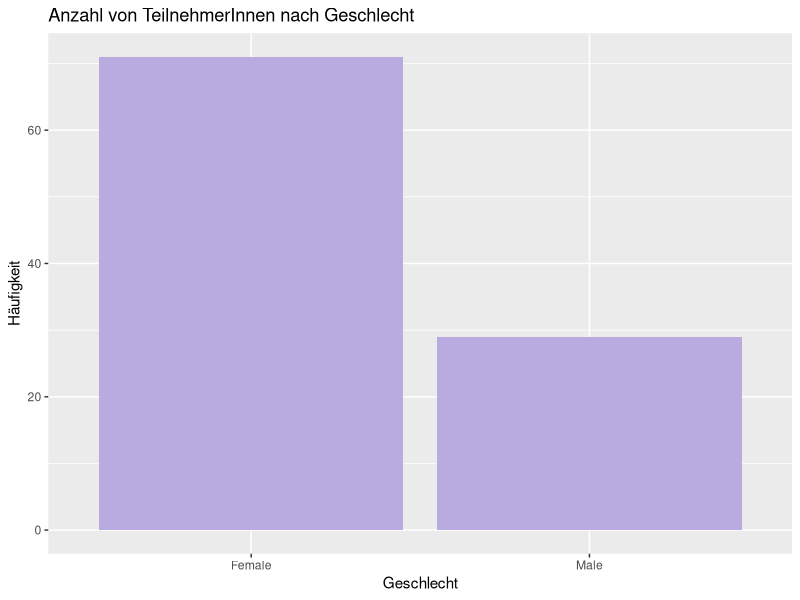
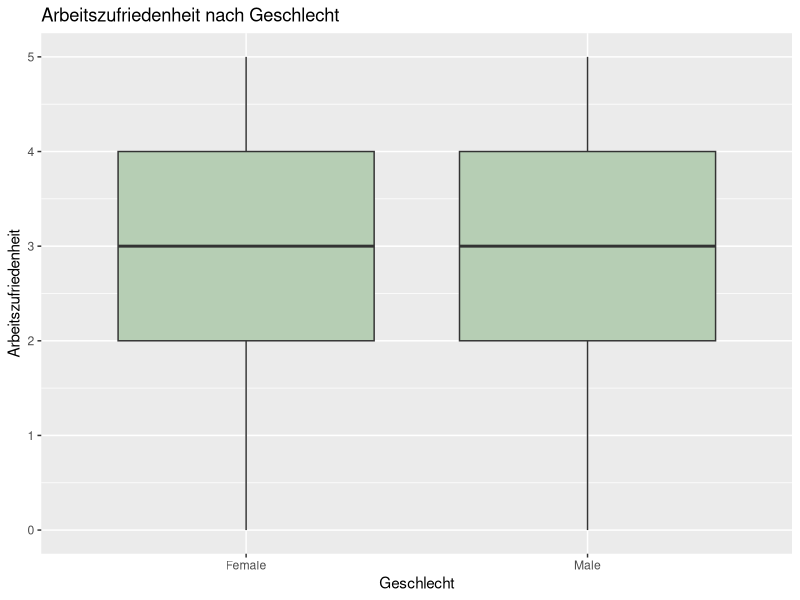
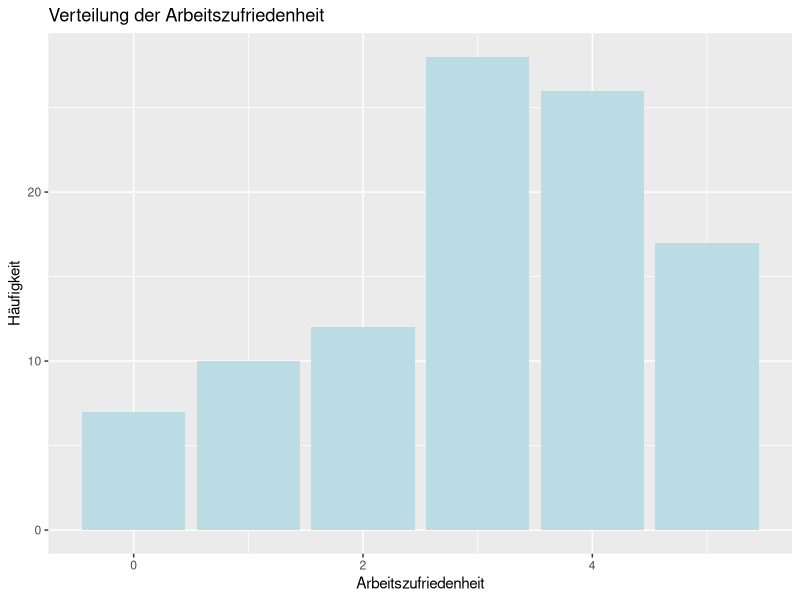
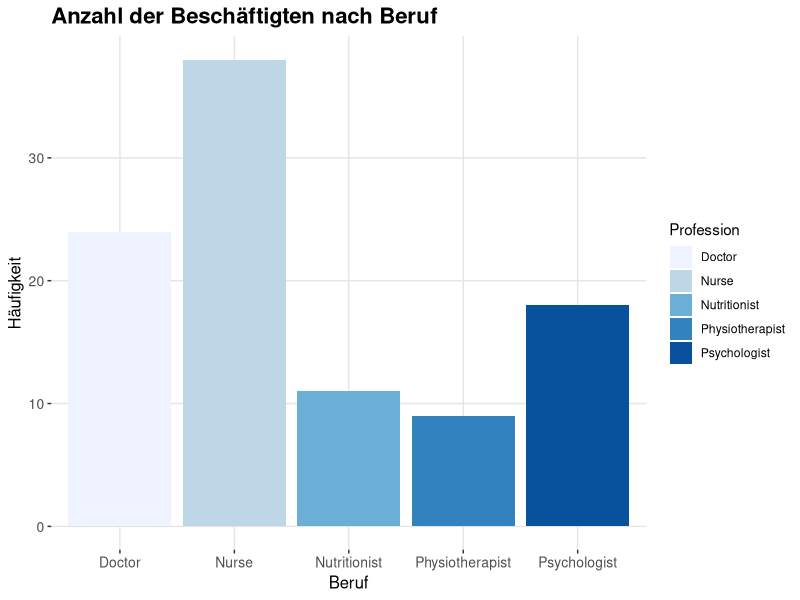

These figures' R source, in order: (Note: this script raises an error after producing the figures.)
# Titel: Datenanalyse der Umfrage zur Arbeitszufridenheit
# Autor: Aurora Monticelli
# Datum: 2025-09-24
# Beschreibung: Dieses Skript analysiert die Umfragedaten zur Arbeitszufriedenheit von Gesundheitsfachpersonen in Basel-Stadt und Basel-Land 

# 1. Pakete laden ---------------------------------------
library(tidyverse)  # Sammlung von Paketen für Datenwissenschaft
library(readxl)     # Für Excel-Dateien

# 2. Daten importieren ---------------------------------
# Daten aus CSV-Datei laden
data <- read.csv("healthcare_job_satisfaction.csv")

# 3. Daten anschuaen ---------------------------------
# Erste Zeilen anzeigen
head(data)

# Datenstruktur untersuchen
print(data)

# Zusammenfassende Statistiken
summary(data)

# Fehlende Werte
sum(is.na(data))



# 3. Visualisierung durch plots ---------------------------------
# Barplot für Anzahl TeilnehmerInnen nach Geschlecht
ggplot(data, aes(x = factor(gender))) + 
  geom_bar(fill = "#b9aadf") +
  labs(title = "Anzahl von TeilnehmerInnen nach Geschlecht", 
       x = "Geschlecht", y = "Häufigkeit")

# Boxplot für Arbeitszufriedenheit nach Geschlecht
ggplot(data, aes(x = factor(gender), y = job_satisfaction)) + 
  geom_boxplot(fill = "#B6CEB4") +
  labs(title = "Arbeitszufriedenheit nach Geschlecht", 
       x = "Geschlecht", y = "Arbeitszufriedenheit")

# Histogram für Arbeitszufriedenheit
ggplot(data, aes(x = job_satisfaction)) + 
  geom_bar(fill = "#BBDCE5") +
  labs(title = "Verteilung der Arbeitszufriedenheit", 
       x = "Arbeitszufriedenheit", y = "Häufigkeit")


# 4. Ästhetische Anpassungen ------------------------------------
ggplot(data, aes(x = profession, fill = profession)) +
  geom_bar() + #Basis des Balkendiagrams
  labs(
    title = "Anzahl der Beschäftigten nach Beruf",
    x = "Beruf", # X-Achsen-Beschriftung
    y = "Häufigkeit", # Y-Achsen-Beschriftung
    fill = "Profession"  # Legendentitel 
  ) +
  theme(
    plot.title = element_text(size = 16, face = "bold"),  # Titel-Stil
    axis.title = element_text(size = 12), # Achsen-Titel-Stil
    axis.text = element_text(size = 10), # Achsen-Titel-Stil
    panel.background = element_rect(fill = "white"), # Weisser Hintergrund
    panel.grid.major = element_line(color = "grey90") # Heller Gitternetz
  ) +
  scale_fill_brewer(palette = "Blues")  # Farbpalette für die Balken



# 5. Descriptive Analyse   ----------------------------------------
# Grundlegende Datenexploration (bereits bekannt)
str(data)
head(data)
summary(data)

# Häufigkeiten kategorialer Variablen
table(data$gender)
table(data$profession)

# Deskriptive Statistiken für numerische Variablen
mean(data$job_satisfaction)    # Mittelwert
sd(data$job_satisfaction)      # Standardabweichung
median(data$job_satisfaction)   # Median

# 5. Inferenzstatistik   ----------------------------------------
# Chi-Quadrat
# Kreuztabelle erstellen: Geschlecht vs. Beruf
table(data$gender, healthcare_data$profession)

# Chi-Quadrat Test durchführen
chisq_result <- chisq.test(table(data$gender, healthcare_data$profession))
print(chisq_result)

# Erwartete Häufigkeiten anzeigen
chisq_result$expected

# Standardisierte Residuen analysieren
chisq_result$residuals

# Cramér's V als Effektstärke berechnen
library(vcd)
assocstats(table(healthcare_data$gender, healthcare_data$profession))
